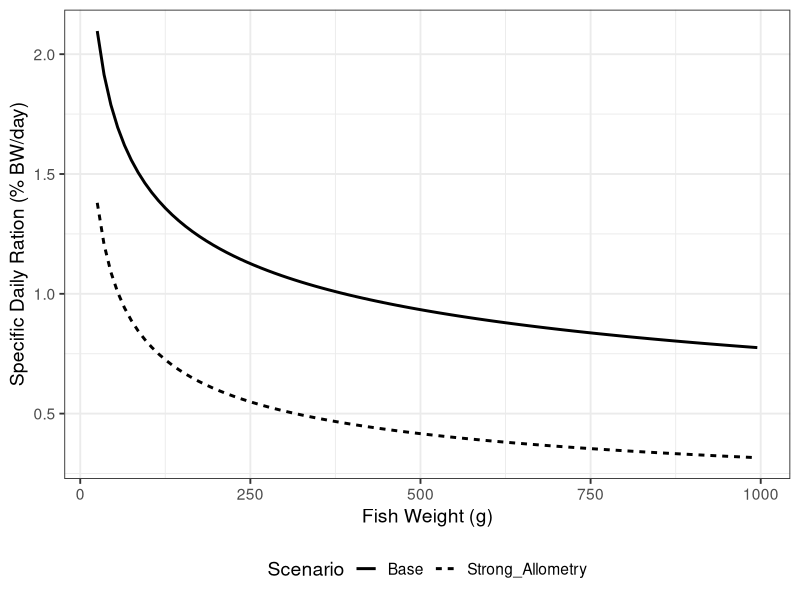
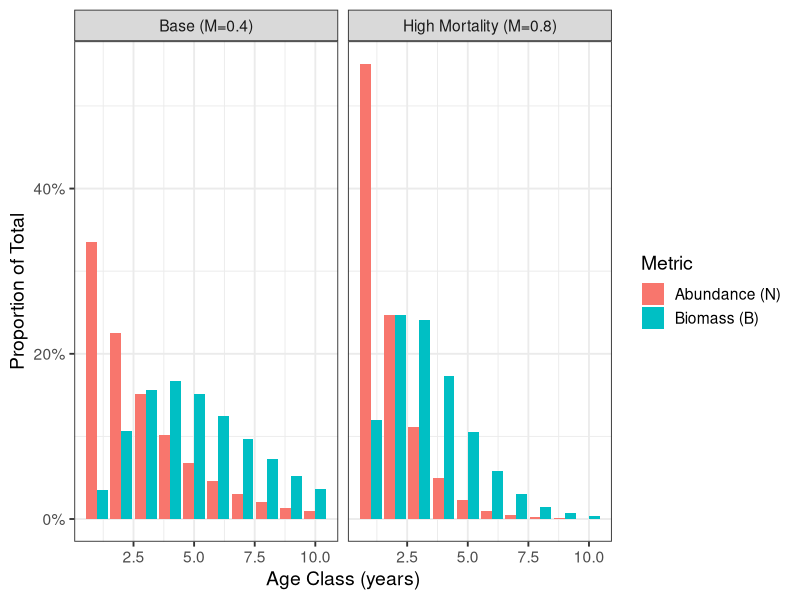
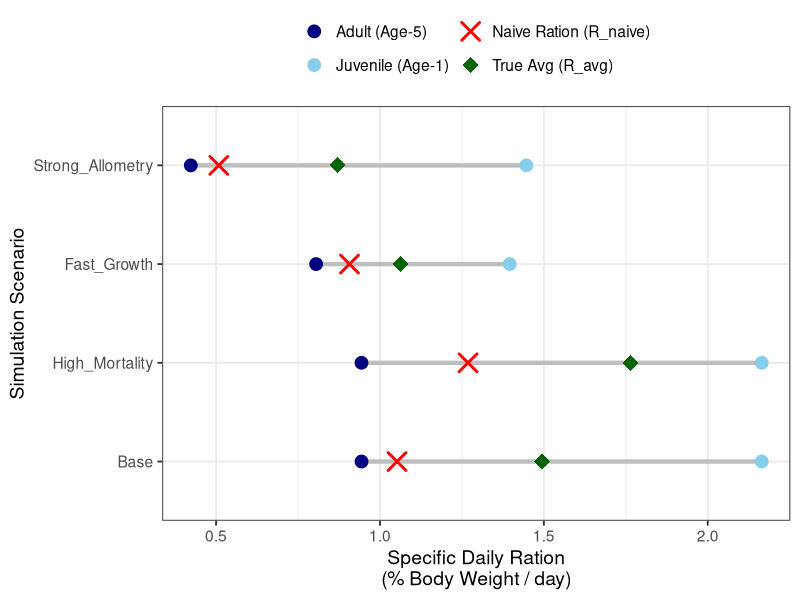
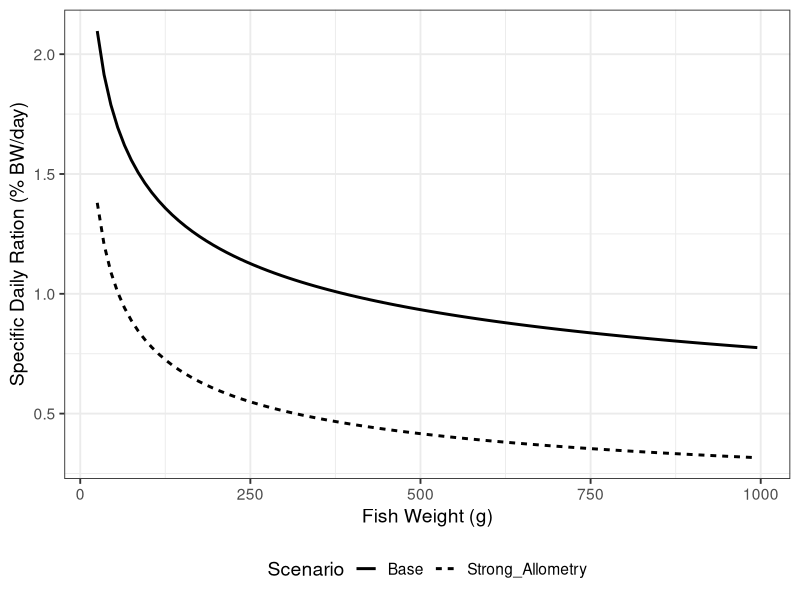
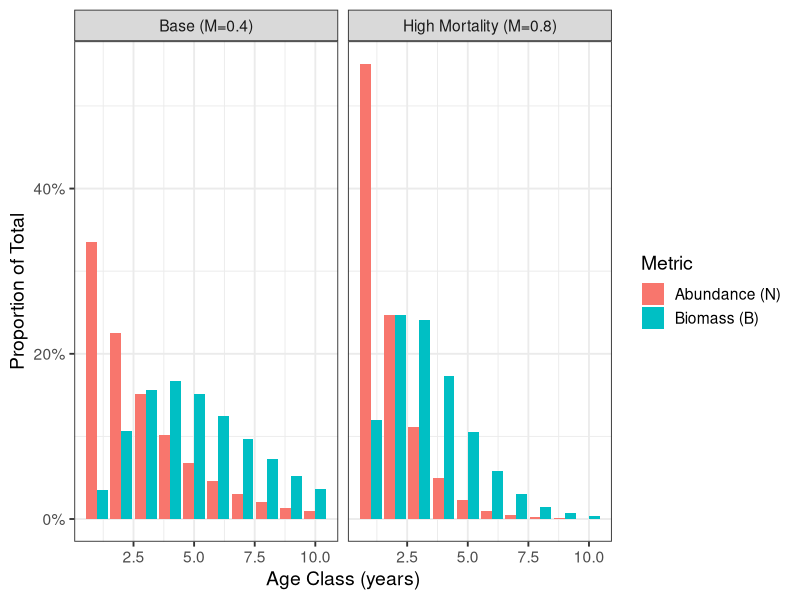
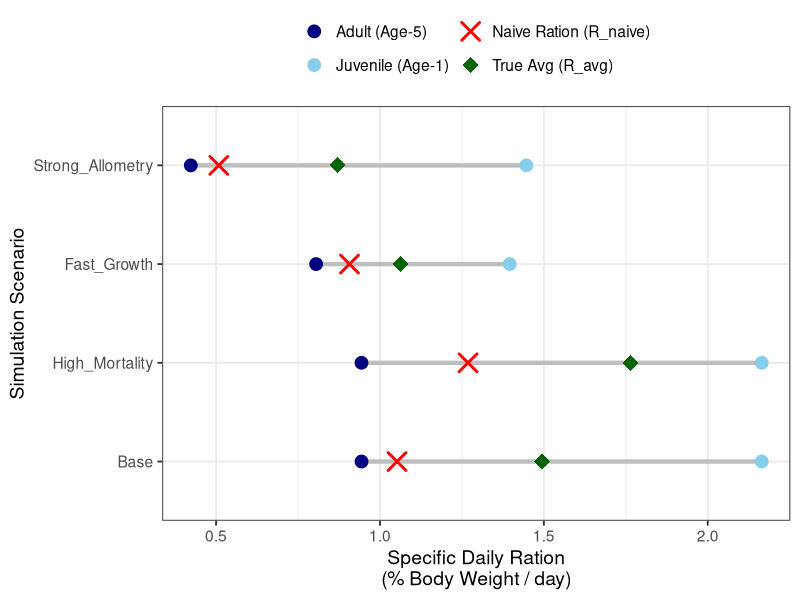

Generate these figures, in order, with R:
# R Script to Reproduce Q/B vs. Daily Ration Scaling Discrepancy
#
# This script accompanies the manuscript "A methodological clarification: 
# The scaling discrepancy between population consumption (Q/B) and individual daily ration"
# It reproduces the four simulation scenarios, generates the key metrics
# presented in Table 1, and creates the manuscript's key figures.

# --- 0. Load Libraries ---
# Install these packages if you don't have them:
# install.packages(c("ggplot2", "tidyr", "dplyr"))

library(ggplot2)
library(tidyr)
library(dplyr)


# --- 1. Main Simulation Function ---

#' Calculates population-level scaling metrics from individual parameters.
#'
#' This function simulates a stable, age-structured population and calculates
#' the true population Q/B, the "Naive Daily Ration" (R_naive), and other
#' metrics as defined in the manuscript.
#'
#' @param M Annual instantaneous mortality rate.
#' @param k von Bertalanffy growth coefficient (k).
#' @param W_inf Asymptotic weight (g).
#' @param t_0 Theoretical age at zero weight (years).
#' @param a Allometric consumption coefficient (ration for 1-g fish).
#' @param b Allometric consumption exponent.
#' @param N_1 Recruitment (abundance at Age-1).
#' @param max_age Maximum age class in the simulation.
#' @param return_pop_details (Logical) If TRUE, returns the full age-structured
#'   data frame instead of the summary row.
#'
#' @return A data.frame row with all key parameters and calculated metrics
#'   OR a full data.frame with population details by age.
run_population_simulation <- function(M, k, W_inf, t_0, a, b, 
                                      N_1 = 1e6, max_age = 10,
                                      return_pop_details = FALSE) {
  
  # Create a data frame for the population, structured by age
  ages <- 1:max_age
  pop <- data.frame(age = ages)
  
  # --- 1. POPULATION STRUCTURE (Eq 7) ---
  # Abundance at age (N_i)
  pop$N_i <- N_1 * exp(-M * (pop$age - 1))
  
  # --- 2. GROWTH (Eq 8) ---
  # Weight at age (W_i)
  pop$W_i <- W_inf * (1 - exp(-k * (pop$age - t_0)))^3
  
  # --- 3. INDIVIDUAL CONSUMPTION (Eq 1) ---
  # Specific daily ration (g food / g fish / day) for each age class
  pop$R_spec_i <- a * pop$W_i^b
  
  # --- 4. AGGREGATE CALCULATIONS ---
  
  # Total population biomass (B) (Eq 2)
  # Biomass for each age class
  pop$Biomass_i <- pop$N_i * pop$W_i
  # Sum for total B
  total_B <- sum(pop$Biomass_i)
  
  # Total annual population consumption (Q) (Eq 3)
  # Daily consumption (g/day) for each age class
  pop$Consumption_daily_i <- pop$Biomass_i * pop$R_spec_i
  # Sum for total daily Q
  total_Q_daily <- sum(pop$Consumption_daily_i)
  # Annualize
  total_Q_annual <- total_Q_daily * 365
  
  # --- 5. CALCULATE KEY SCALING METRICS ---
  
  # Population Q/B (annual) (Eq 4)
  pop_QB <- total_Q_annual / total_B
  
  # "Naive Daily Ration" (R_naive) (Eq 5)
  # This is the biomass-weighted average ration
  # Note: (pop_QB / 365) is identical to (total_Q_daily / total_B)
  R_naive <- total_Q_daily / total_B
  
  # "True Average Daily Ration" (R_avg) (Eq 6)
  # This is the numerical-average ration across all individuals
  total_N <- sum(pop$N_i)
  R_avg <- sum(pop$N_i * pop$R_spec_i) / total_N
  
  # --- 6. COMPILE RESULTS ---
  
  if (return_pop_details) {
    # Add proportional metrics for plotting
    pop <- pop %>%
      mutate(
        prop_N = N_i / total_N,
        prop_B = Biomass_i / total_B
      )
    return(pop)
    
  } else {
    # Get specific rations for Age-1 and Age-5 fish for comparison
    R_spec_1 <- pop$R_spec_i[pop$age == 1]
    R_spec_5 <- pop$R_spec_i[pop$age == 5]
    
    # Get weights for context
    W_1 <- pop$W_i[pop$age == 1]
    W_5 <- pop$W_i[pop$age == 5]
    
    # Create a summary results data.frame
    results <- data.frame(
      Scenario = NA, # Placeholder, to be filled in later
      Key_Param = paste0("M=", M, ", k=", k, ", b=", b),
      Pop_QB_yr = pop_QB,
      R_naive_pct = R_naive * 100,
      R_spec_1_pct = R_spec_1 * 100,
      R_spec_5_pct = R_spec_5 * 100,
      R_avg_pct = R_avg * 100,
      W_1_g = W_1,
      W_5_g = W_5
    )
    return(results)
  }
}

# --- 2. Define Simulation Scenarios ---

# Base parameters
base_params <- list(
  M = 0.4,
  k = 0.3,
  W_inf = 1000,
  t_0 = -0.1,
  a = 0.05,
  b = -0.27
)

# Define the list of four scenarios from the manuscript
scenarios <- list(
  Base = base_params,
  
  High_Mortality = modifyList(base_params, list(M = 0.8)),
  
  Fast_Growth = modifyList(base_params, list(k = 0.6)),
  
  Strong_Allometry = modifyList(base_params, list(b = -0.40))
)

# --- 3. Run Simulations (for Table 1) ---

# Use lapply to run the simulation for each scenario in the list
results_list <- lapply(names(scenarios), function(name) {
  params <- scenarios[[name]]
  
  # Call the main function using do.call to pass the list of parameters
  res <- do.call(run_population_simulation, params)
  
  # Add the scenario name
  res$Scenario <- name
  
  # Re-order columns for clarity
  res <- res[, c("Scenario", "Key_Param", "Pop_QB_yr", "R_naive_pct", "R_spec_1_pct", "R_spec_5_pct", "R_avg_pct", "W_1_g", "W_5_g")]
  return(res)
})

# Combine the list of data.frame rows into a single data.frame
final_results <- do.call(rbind, results_list)
rownames(final_results) <- NULL # Clean up row names

# --- 4. Print Final Results (Table 1) ---

cat("--- Simulation Results (Reproduces Table 1) ---\n\n")

# Format for printing
table_1_data <- final_results[, 1:7]
colnames(table_1_data) <- c("Scenario", "Key Parameter", "Pop. Q/B (year-1)", "R_naive (% BW)", "R_spec,1 (Juv) (% BW)", "R_spec,5 (Ad) (% BW)", "R_avg (True Avg) (% BW)")

# Create a copy for formatting, round only numeric columns
table_1_formatted <- table_1_data
numeric_cols_table_1 <- 3:7 # Columns 3 through 7 are numeric
table_1_formatted[, numeric_cols_table_1] <- round(table_1_formatted[, numeric_cols_table_1], 2)

# Print the formatted table, without row numbers
print(table_1_formatted, row.names = FALSE)

cat("\n--- Weight-at-Age Context ---\n")

# Create a copy for formatting, round only numeric columns
context_data <- final_results[, c("Scenario", "W_1_g", "W_5_g")]
numeric_cols_context <- 2:3 # Columns 2 and 3 are numeric
context_data[, numeric_cols_context] <- round(context_data[, numeric_cols_context], 1)

# Print the formatted context data, without row numbers
print(context_data, row.names = FALSE)

cat("\nNote: R_naive (biomass-weighted avg) is consistently lower than R_avg (numerical avg) \n")
cat("and provides a poor estimate of the true allometric rations (R_spec,1, R_spec,5).\n")


# --- 5. Generate Data for Plots ---

# Plot 1 Data (Theoretical Allometry)
# Create a sequence of weights and calculate rations for two scenarios
plot1_data <- data.frame(Weight = seq(25, 1000, by = 10)) %>%
  mutate(
    Base = 100 * base_params$a * Weight^base_params$b,
    Strong_Allometry = 100 * base_params$a * Weight^scenarios$Strong_Allometry$b
  ) %>%
  pivot_longer(cols = c(Base, Strong_Allometry), names_to = "Scenario", values_to = "Ration_pct")

# Plot 2 Data (Population Structure)
# Rerun Base and High_Mortality scenarios to get detailed population data
pop_base <- do.call(run_population_simulation, c(scenarios$Base, return_pop_details = TRUE))
pop_high_m <- do.call(run_population_simulation, c(scenarios$High_Mortality, return_pop_details = TRUE))

plot2_data <- bind_rows(
  mutate(pop_base, Scenario = "Base (M=0.4)"),
  mutate(pop_high_m, Scenario = "High Mortality (M=0.8)")
) %>%
  pivot_longer(cols = c(prop_N, prop_B), names_to = "Metric", values_to = "Proportion") %>%
  mutate(Metric = ifelse(Metric == "prop_N", "Abundance (N)", "Biomass (B)"))


# Plot 3 Data (Main Results)
# The `final_results` data frame is already in the correct format to be plotted.
# We will just re-order the scenarios for a logical plot
final_results$Scenario <- factor(final_results$Scenario, 
                                 levels = c("Base", "High_Mortality", "Fast_Growth", "Strong_Allometry"))

# --- 6. Generate and Print Plots ---

# Plot 1: Theoretical Allometric Scaling
plot1 <- ggplot(plot1_data, aes(x = Weight, y = Ration_pct, linetype = Scenario)) +
  geom_line(linewidth = 1) +
  labs(
    x = "Fish Weight (g)",
    y = "Specific Daily Ration (% BW/day)"
  ) +
  theme_bw(base_size = 14) +
  theme(legend.position = "bottom")

print(plot1)


# Plot 2: Population Structure (Abundance vs. Biomass)
plot2 <- ggplot(plot2_data, aes(x = age, y = Proportion, fill = Metric)) +
  geom_bar(stat = "identity", position = "dodge") +
  facet_wrap(~Scenario) +
  labs(
    x = "Age Class (years)",
    y = "Proportion of Total"
  ) +
  scale_y_continuous(labels = scales::percent) +
  theme_bw(base_size = 14)

print(plot2)


# Plot 3: The Scaling Discrepancy (Dumbbell Plot)
plot3 <- ggplot(final_results, aes(y = Scenario)) +
  
  # Dumbbell segment showing the "true" allometric range
  geom_segment(aes(x = R_spec_5_pct, xend = R_spec_1_pct, yend = Scenario),
               color = "grey", linewidth = 1.5) +
  
  # Point for true Juvenile ration
  geom_point(aes(x = R_spec_1_pct, color = "Juvenile (Age-1)"), size = 4) +
  
  # Point for true Adult ration
  geom_point(aes(x = R_spec_5_pct, color = "Adult (Age-5)"), size = 4) +
  
  # Point for the true numerical average
  geom_point(aes(x = R_avg_pct, color = "True Avg (R_avg)"), shape = 18, size = 5) +
  
  # The "X" of ERROR: The Naive Ration
  geom_point(aes(x = R_naive_pct, color = "Naive Ration (R_naive)"), 
             shape = 4, size = 5, stroke = 1.5) +
  
  scale_color_manual(
    name = "Metric",
    values = c(
      "Juvenile (Age-1)" = "skyblue",
      "Adult (Age-5)" = "navyblue",
      "True Avg (R_avg)" = "darkgreen",
      "Naive Ration (R_naive)" = "red"
    )
  ) +
  labs(
    x = "Specific Daily Ration\n(% Body Weight / day)",
    y = "Simulation Scenario"
  ) +
  theme_bw(base_size = 14) +
  theme(legend.position = "top",legend.title = element_blank())+
  guides(color = guide_legend(ncol = 2))

print(plot3)

ggsave("figure1.png",plot1,height = unit(5,"in"),width=unit(6,"in"),dpi=300)
ggsave("figure2.png",plot2,height = unit(5,"in"),width=unit(6,"in"),dpi=300)
ggsave("figure3.png",plot3,height = unit(5,"in"),width=unit(6,"in"),dpi=300)
